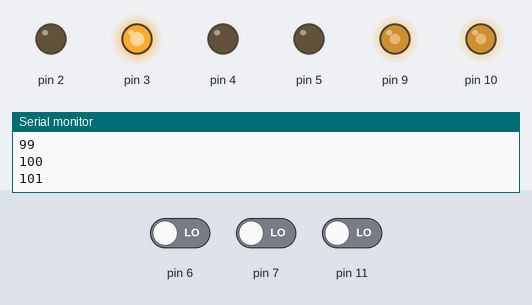
The sketch below on a simulated Arduino Uno, built with avr-gcc and run on an emulated ATmega328P. On the bench: output pins drawn as LEDs (lit = HIGH), the last lines printed to the serial monitor. The inputs (shaded band) are chosen by the test bench; at power-on: pin 11 LOW, pin 6 LOW, pin 7 LOW.

Above: at 1.2 s.
1.3 s: pin 11 driven HIGH
At 2.4 s:
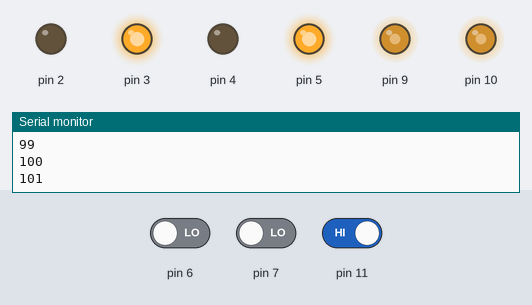
2.8 s: pin 11 driven LOW
At 2.97 s:
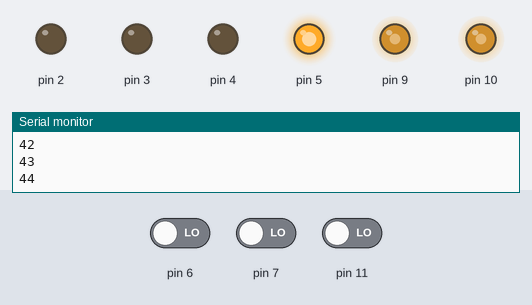
4.6 s: pin 6 driven HIGH
At 4.9 s:
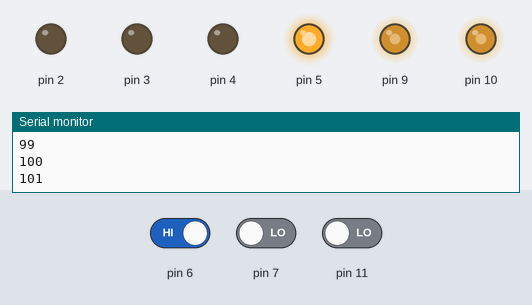
6.1 s: pin 7 driven HIGH and pin 11 driven HIGH
At 7.3 s:
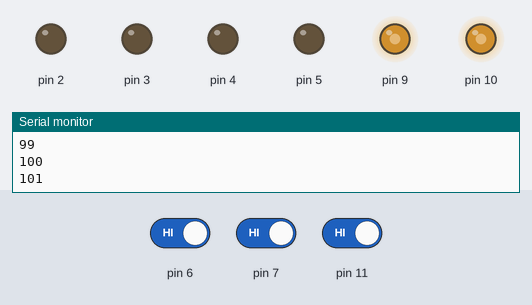
Timing chart, 0 to 8.6 s (numbered marks = the images above; inputs shaded):
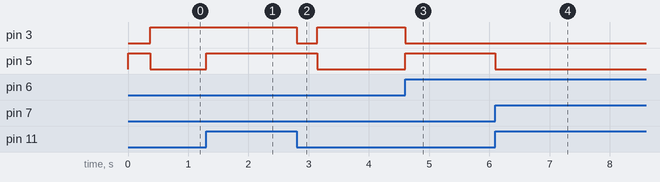

Measured:
- after the input at 1.3 s, pin 5: LOW → HIGH at once
- after the input at 2.8 s, pin 3: HIGH → LOW at once, → HIGH 0.35 s later; pin 5: HIGH → LOW after 0.35 s
- after the input at 4.6 s, pin 3: HIGH → LOW at once; pin 5: LOW → HIGH at once
- after the input at 6.1 s, pin 5: HIGH → LOW at once

The sketch:

main.ino
```cpp
#include "robotLinea.h"
#include "Arduino.h"

robotLinea robotVelocista(10,9,7,6,11,2,3,4,5,150,150); //Se instancia un nuevo objeto


void setup(){

  robotVelocista.ini();
  Serial.begin(9600);


  Serial.println("Programa iniciado");

}

void loop(){

    robotVelocista.estado();
}
```

robotLinea.cpp
```cpp
#include "robotLinea.h"
#include "Arduino.h"


int Valor_Izquierdo = 0;
int Valor_Derecho = 0;
int Valor_Centro = 0;
int contVueltas = 0;

robotLinea::robotLinea(uint8_t velocidadMotorIZQ, uint8_t velocidadMotorDER, uint8_t si, uint8_t sd,uint8_t cen, uint8_t INI2, uint8_t INI3, uint8_t INI4, uint8_t INI5, uint8_t velocidadIzq, uint8_t velocidadDer) {

  this->velocidadMotorIZQ = velocidadMotorIZQ;
  this->velocidadMotorDER = velocidadMotorDER;
  this->si = si;
  this->sd = sd;
  this->cen = cen;
  this->INI2=INI2;
  this->INI3=INI3;
  this->INI4=INI4;
  this->INI5=INI5;
  this->velocidadIzq = velocidadIzq;
  this->velocidadDer = velocidadDer;

  }

void robotLinea::ini(){
  pinMode(si, INPUT);
  pinMode(sd, INPUT);
  pinMode(cen, INPUT);
  pinMode(INI2, OUTPUT);
  pinMode(INI3, OUTPUT);
  pinMode(INI4, OUTPUT);
  pinMode(INI5, OUTPUT);
  pinMode(velocidadMotorIZQ, OUTPUT);
  pinMode(velocidadMotorDER, OUTPUT);
  analogWrite(velocidadMotorIZQ, velocidadIzq);
  analogWrite(velocidadMotorDER, velocidadDer);


}


void robotLinea::correr() {
  digitalWrite(INI2, LOW);
  digitalWrite(INI3, HIGH);
  digitalWrite(INI4, LOW);
  digitalWrite(INI5, HIGH);
}

void robotLinea::giro_izquierda() {
  digitalWrite(INI2, LOW);
  digitalWrite(INI3, HIGH);
  digitalWrite(INI4, LOW);
  digitalWrite(INI5, LOW);
}

void robotLinea::giro_derecha() {
  digitalWrite(INI2, LOW);
  digitalWrite(INI3, LOW);
  digitalWrite(INI4, LOW);
  digitalWrite(INI5, HIGH);
}

void robotLinea::parar() {
  digitalWrite(INI2, LOW);
  digitalWrite(INI3, LOW);
  digitalWrite(INI4, LOW);
  digitalWrite(INI5, LOW);
}

void robotLinea::estado() {

   Valor_Izquierdo = digitalRead(si);
   Valor_Derecho = digitalRead(sd);
   Valor_Centro = digitalRead(cen);

if (Valor_Izquierdo == 1 && Valor_Derecho == 1 && Valor_Centro == 1){
  parar();
  contVueltas = 0;
}


if (Valor_Izquierdo ==1 && Valor_Centro == 1 && Valor_Derecho == 0){
  giro_izquierda();
  contVueltas = 0;

  }

if (Valor_Izquierdo ==0 && Valor_Centro == 0 && Valor_Derecho == 1){
  giro_derecha();
  contVueltas = 0;

  }
if (Valor_Izquierdo ==1 && Valor_Centro == 0 && Valor_Derecho == 0){
  giro_izquierda();
  contVueltas = 0;

  }
if (Valor_Derecho == 1 && Valor_Centro == 1 && Valor_Izquierdo == 0){

  giro_derecha();

  contVueltas = 0;
  }

if (Valor_Izquierdo ==0 && Valor_Centro == 0 && Valor_Derecho == 0){

     if  (contVueltas  <= 100){
          giro_derecha();
          contVueltas = contVueltas + 1;
          Serial.println(contVueltas);

         }
        else {giro_izquierda();}
 }


if (Valor_Izquierdo ==0 && Valor_Centro == 1 && Valor_Derecho == 0){
  correr();

  contVueltas = 0;

  }
}
```

robotLinea.h
```cpp
#ifndef robotLinea_h
#define robotLinea_h
#include "Arduino.h"


class robotLinea {
  private:

    int velocidadIzq;
    int velocidadDer;
    int velocidadMotorIZQ;
    int velocidadMotorDER;
    int si;
    int sd;
    int cen;
    int INI2;
    int INI3;
    int INI4;
    int INI5;

  public:
    robotLinea(uint8_t velocidadMotorIZQ,uint8_t velocidadMotorDER,uint8_t si,uint8_t sd,uint8_t cen,uint8_t INI2,uint8_t INI3,uint8_t INI4,uint8_t INI5, uint8_t velocidadIzq,uint8_t velocidadDer);
    void estado();
    void correr();
    void giro_izquierda();
    void giro_derecha();
    void parar();
    void ini();
};

#endif
```
